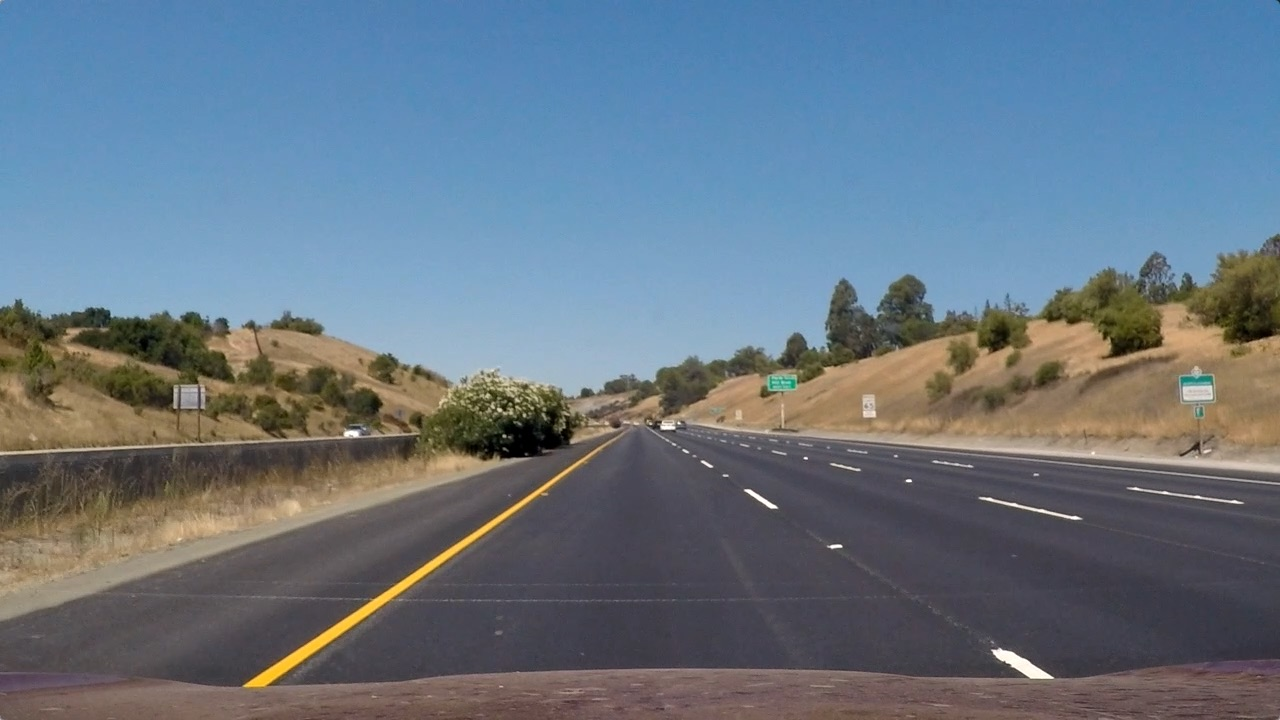
#> input picture test_images/straight_lines1.jpg, 1280 x 720 px; the run also reads 1 picture not shown here
$ python process_image.py   (older library calls are emulated)
#> lines starting #> are read from the running program, lines starting #| are printed output that depends on the picture; after the words box and inside, x2 and y2 are one past the last pixel; in counts of white or black regions, pixels touching at a corner belong together
### camera_calibration.py
import numpy as np
import cv2
import glob
import matplotlib.pyplot as plt
import pickle
import os

# Calibrating camera using images of 9x6 chess boards

# [37 lines left out: function callibrate_camera, not called in this run]

def undistort(img):
    """ Undistorts the image using saved matrix and distortion coefficient """

    if not os.path.isfile("distortion.p"):
        callibrate_camera() # Calibrate camera if we haven't already

    distortion_dict = pickle.load(open("distortion.p", 'rb'))
    img = cv2.undistort(img, distortion_dict['mtx'], distortion_dict['dist'], None, None)
    return img

# [16 lines that do not run on import are left out]

### binary_threshold.py
import cv2
import numpy as np
import matplotlib.pyplot as plt
import matplotlib.image as mpimg
import glob

# [12 lines left out: function dir_threshold, not called in this run]

def abs_sobel_threshold(img, orient='x', sobel_kernel=3, thresh=(0, 255)):
    """Selects pixels whose gradient in one direction is within a certain range"""

    # Calculate directional gradient
    gray = cv2.cvtColor(img, cv2.COLOR_RGB2GRAY)
    if orient == 'x':
        sobel = cv2.Sobel(gray, cv2.CV_64F, 1, 0, ksize=sobel_kernel)
    else:
        sobel = cv2.Sobel(gray, cv2.CV_64F, 0, 1, ksize=sobel_kernel)

    abs_sobel = np.absolute(sobel)
    abs_sobel = np.uint8(255*abs_sobel/np.max(abs_sobel))
    # Apply threshold
    grad_binary = np.zeros_like(sobel)
    grad_binary[(thresh[0] <= abs_sobel) & (abs_sobel <= thresh[1])] = 1
    return grad_binary

def saturation_threshold(img, thresh=(0,255)):
    """Selects pixels whose HLS saturation is within a certain range"""
    hls = cv2.cvtColor(img, cv2.COLOR_RGB2HLS)
    s_chanel = hls[:, :, 2]
    s_binary = np.zeros_like(s_chanel)
    s_binary[(thresh[0] < s_chanel) & (s_chanel <= thresh[1])] = 1
    return s_binary

def red_threshold(img, thresh=(0,255)):
    """Selects pixels whose r value is within a certain range"""
    r_chanel = img[:, :, 0]
    r_binary = np.zeros_like(r_chanel)
    r_binary[(thresh[0] <= r_chanel) & (r_chanel <= thresh[1])] = 1
    return r_binary

def mask_binary(img, points):
    """Selects pixels within the polygon described by 'points'"""
    gray = cv2.cvtColor(img, cv2.COLOR_RGB2GRAY)
    mask = np.ones_like(gray)
    vertices = np.array(points, dtype=np.int32)
    cv2.fillPoly(mask, [vertices], 0)
    return mask

def binary_threshold(img, color = False):

    # Apply each of the thresholding functions
    s_binary = saturation_threshold(img, thresh=(170, 190))
    r_binary = red_threshold(img, thresh=(230, 255))
    xgrad_binary = abs_sobel_threshold(img, orient='x', sobel_kernel=3, thresh=(20, 255))

    # Apply mask
    points = np.array([[370, 720], [910, 720], [640, 500]])
    mask = mask_binary(img, points)

    if color:
        color_binary = np.dstack((r_binary, xgrad_binary, s_binary))
        return color_binary

    combined_binary = np.zeros_like(r_binary)
    combined_binary[((r_binary == 1) | (xgrad_binary == 1) | (s_binary == 1)) & (mask != 0)] = 1

    return combined_binary

# [35 lines that do not run on import are left out]

### perspective_transform.py
# Xavier O'Rourke 29 June 2017

# This script uses image of straight lines on the road to find a perspective
# transform matrix. This matrix can be used to transform images of the road to
# "bird's eye view"

import cv2
import numpy as np
import matplotlib.pyplot as plt
import matplotlib.image as mpimg
import pickle
from camera_calibration import undistort
import os


# [54 lines left out: function get_perspective_transform, not called in this run]


def perspective_transform(img):
    """Transform the image to birds-eye view using the perspective transform matrix"""

    if not os.path.isfile("perspective_transform.p"):
        get_perspective_transform() # Calibrate camera if we haven't already

    M = pickle.load(open("perspective_transform.p", 'rb'))
    img_size = (img.shape[1], img.shape[0])
    warped = cv2.warpPerspective(img, M, img_size, flags=cv2.INTER_LINEAR)
    return warped

# [2 lines that do not run on import are left out]

### hist_poly_fit.py
import cv2
import numpy as np
import matplotlib.image as mpimg
import matplotlib.pyplot as plt
import pickle
from binary_threshold import binary_threshold
from perspective_transform import perspective_transform
from camera_calibration import undistort
import glob

def hist_poly_fit(img):
    """
        Takes in a binary, birds-eye-view image and fits a second-order polynomial
        to the lane lines.
    """

    # Create color image to store the results
    out_img = np.dstack((img, img, img))

    # See which columns in the bottom half the preprocessed image contain the most pixels
    histogram = np.sum(img[img.shape[0]//2:, :], axis=0)

    # Assume left/right lane lines are to the left/right of image center
    midpoint = histogram.shape[0]//2

    # Set the starting position of the lane lines to be the max of the histogram
    leftx_base = np.argmax(histogram[:midpoint])
    rightx_base = np.argmax(histogram[midpoint:]) + midpoint

    nwindows = 9
    window_height = img.shape[0]//nwindows

    nonzero = img.nonzero()

    nonzeroy = np.array(nonzero[0])
    nonzerox = np.array(nonzero[1])

    leftx_current = leftx_base
    rightx_current = rightx_base

    # Width of windows
    margin = 100

    # Minimum number of pixels needed to recenter window
    minpix = 50

    left_lane_inds = []
    right_lane_inds = []

    for window in range(nwindows):
        win_y_low = img.shape[0] - window_height*(window+1)
        win_y_high = img.shape[0] - window_height*(window)
        win_xleft_low = leftx_current - margin
        win_xleft_high = leftx_current + margin
        win_xright_low = rightx_current - margin
        win_xright_high = rightx_current + margin

        # When the main method is calling this function we want to see the windows, but
        # not when this function's being called from elsewhere.
        if __name__ == '__main__':
            cv2.rectangle(img=out_img, pt1=(win_xleft_low, win_y_low), pt2=(win_xleft_high, win_y_high), color=(0, 255, 0), thickness=2)
            cv2.rectangle(img=out_img, pt1=(win_xright_low, win_y_low), pt2=(win_xright_high, win_y_high), color=(0, 255, 0), thickness=2)


        # Identify the nonzero pixels within the window
        good_left_inds = \
            ((nonzeroy >= win_y_low) & (nonzeroy < win_y_high) & (nonzerox >= win_xleft_low) & (nonzerox < win_xleft_high)) \
            .nonzero()[0]

        good_right_inds = \
            ((nonzeroy >= win_y_low) & (nonzeroy < win_y_high) & (nonzerox >= win_xright_low) & (nonzerox < win_xright_high)) \
        .nonzero()[0]


        # Append these indices to the lists
        left_lane_inds.append(good_left_inds)
        right_lane_inds.append(good_right_inds)
        # If you found > minpix pixels, recenter next window on their mean position
        if len(good_left_inds) > minpix:
            leftx_current = np.int(np.mean(nonzerox[good_left_inds]))
        if len(good_right_inds) > minpix:
            rightx_current = np.int(np.mean(nonzerox[good_right_inds]))

    # Concatenate the arrays of indices
    left_lane_inds = np.concatenate(left_lane_inds)
    right_lane_inds = np.concatenate(right_lane_inds)

    # Extract left and right line pixel positions
    leftx = nonzerox[left_lane_inds]
    lefty = nonzeroy[left_lane_inds]
    rightx = nonzerox[right_lane_inds]
    righty = nonzeroy[right_lane_inds]

    # Fit a second order polynomial to each
    left_fit = np.polyfit(lefty, leftx, 2)
    right_fit = np.polyfit(righty, rightx, 2)

    out_img[nonzeroy[left_lane_inds], nonzerox[left_lane_inds]] = [255, 0, 0] # red
    out_img[nonzeroy[right_lane_inds], nonzerox[right_lane_inds]] = [0, 0, 225] # blue

    return left_fit, right_fit, leftx_base, rightx_base, out_img


# [47 lines that do not run on import are left out]

### process_image.py
import numpy as np
import cv2
import matplotlib.pyplot as plt
import matplotlib.image as mpimg
import pickle
from binary_threshold import binary_threshold
from camera_calibration import undistort
from perspective_transform import perspective_transform
from hist_poly_fit import hist_poly_fit
import glob


def draw_lanes(img, left_fit, right_fit, lanes_img):

    M = pickle.load(open("perspective_transform.p", 'rb'))
    Minv = np.linalg.inv(M)

    undistorted = undistort(img)
    thresholded = binary_threshold(undistorted)
    transformed = perspective_transform(thresholded)

    ploty = np.linspace(0, transformed.shape[0] - 1, transformed.shape[0])
    left_fitx = left_fit[0] * ploty ** 2 + left_fit[1] * ploty + left_fit[2]
    right_fitx = right_fit[0] * ploty ** 2 + right_fit[1] * ploty + right_fit[2]

    # Create an image to draw the lines on
    warp_zero = np.zeros_like(transformed).astype(np.uint8)
    color_warp = np.dstack((warp_zero, warp_zero, warp_zero))

    # Recast the x and y points into usable format for cv2.fillPoly()
    pts_left = np.array([np.transpose(np.vstack([left_fitx, ploty]))])
    pts_right = np.array([np.flipud(np.transpose(np.vstack([right_fitx, ploty])))])
    pts = np.hstack((pts_left, pts_right))

    # Draw the lane onto the warped blank image
    cv2.fillPoly(color_warp, np.int_([pts]), (0, 255, 0))


    # Warp the blank back to original image space using inverse perspective matrix (Minv)
    unwarped = cv2.warpPerspective(color_warp, Minv, (transformed.shape[1], transformed.shape[0]))
    # Combine the result with the original image


    result = cv2.addWeighted(undistorted, 1, unwarped, 0.3, 0)

    lanes_img_unwarped = cv2.warpPerspective(lanes_img, Minv, (transformed.shape[1], transformed.shape[0]))
    result = cv2.addWeighted(lanes_img_unwarped, 1, result, 0.8, 0)

    return result


def draw_text(img, left_fit, right_fit, leftx_base, rightx_base):

    # Define conversions in x and y from pixels space to meters
    ym_per_pix = 30 / 720  # meters per pixel in y dimension
    xm_per_pix = 3.7 / 700  # meters per pixel in x dimension

    y_eval = img.shape[0]

    # Calculate the new radii of curvature
    left_curverad = ((1 + (2 * left_fit[0] * y_eval * ym_per_pix + left_fit[1]) ** 2) ** 1.5) / np.absolute(
        2 * left_fit[0])
    right_curverad = ((1 + (2 * right_fit[0] * y_eval * ym_per_pix + right_fit[1]) ** 2) ** 1.5) / np.absolute(
        2 * right_fit[0])

    # Now our radius of curvature is in meters
    average_curve_rad = 0.5*(left_curverad + right_curverad)
    rad_string = "Radius of Curvature = {0:.0f}m".format(average_curve_rad)
    cv2.putText(img, rad_string, org=(50, 80), fontFace=cv2.FONT_HERSHEY_SIMPLEX, fontScale=2, color=(255,255,255), thickness=3)

    # Calculate distance from center:
    distance_right_of_center = xm_per_pix * 0.5*(rightx_base + leftx_base - img.shape[1])
    dist_string = "Veichle is {0:.1f}m right of center".format(distance_right_of_center)
    cv2.putText(img, dist_string, org=(50, 160), fontFace=cv2.FONT_HERSHEY_SIMPLEX, fontScale=2, color=(255, 255, 255), thickness=3)

    return img

def process_image(img):
    undistorted = undistort(img)
    thresholded = binary_threshold(undistorted)
    transformed = perspective_transform(thresholded)
    left_fit, right_fit, leftx_base, rightx_base, out_img = hist_poly_fit(transformed)
    processed_image = draw_lanes(img, left_fit, right_fit, out_img)
    draw_text(processed_image, left_fit, right_fit, leftx_base, rightx_base)
    return processed_image

if __name__ == "__main__":
    # See what is happening to the test images (useful in debugging)
    image_urls = glob.glob('test_images/*.jpg')

    for url in image_urls:
        img = mpimg.imread(url)
#> img is the input picture: shape (720, 1280, 3); mean R, G, B 103.2, 117.7, 131.2
        plt.imshow(process_image(img))
#> (reads distortion.p from the repository)
#> in binary_threshold, `s_binary = saturation_threshold(img, thresh=(170, 190))`:
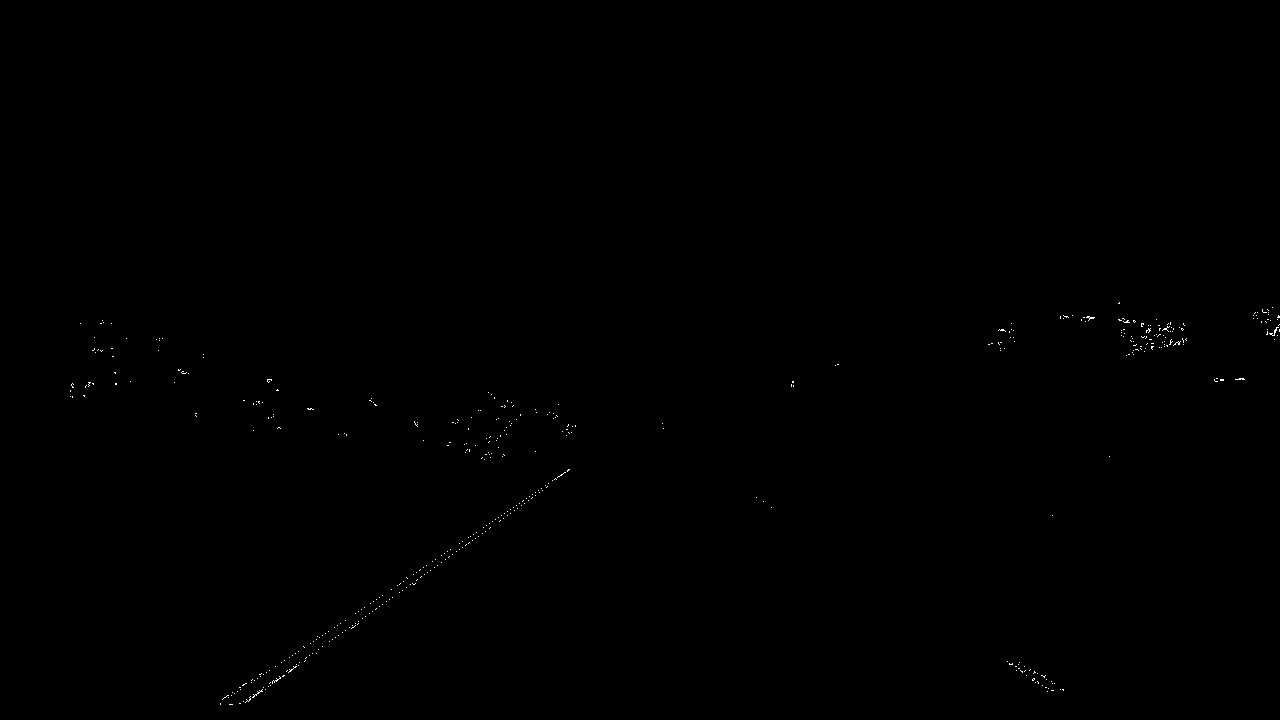
#> s_binary: shape (720, 1280); values 0 (black) and 1 (white), 0.11% white in thin lines or dots, all inside (x1, y1, x2, y2) = (70, 302, 1280, 705)
#> in mask_binary, `cv2.fillPoly(mask, [vertices], 0)`:
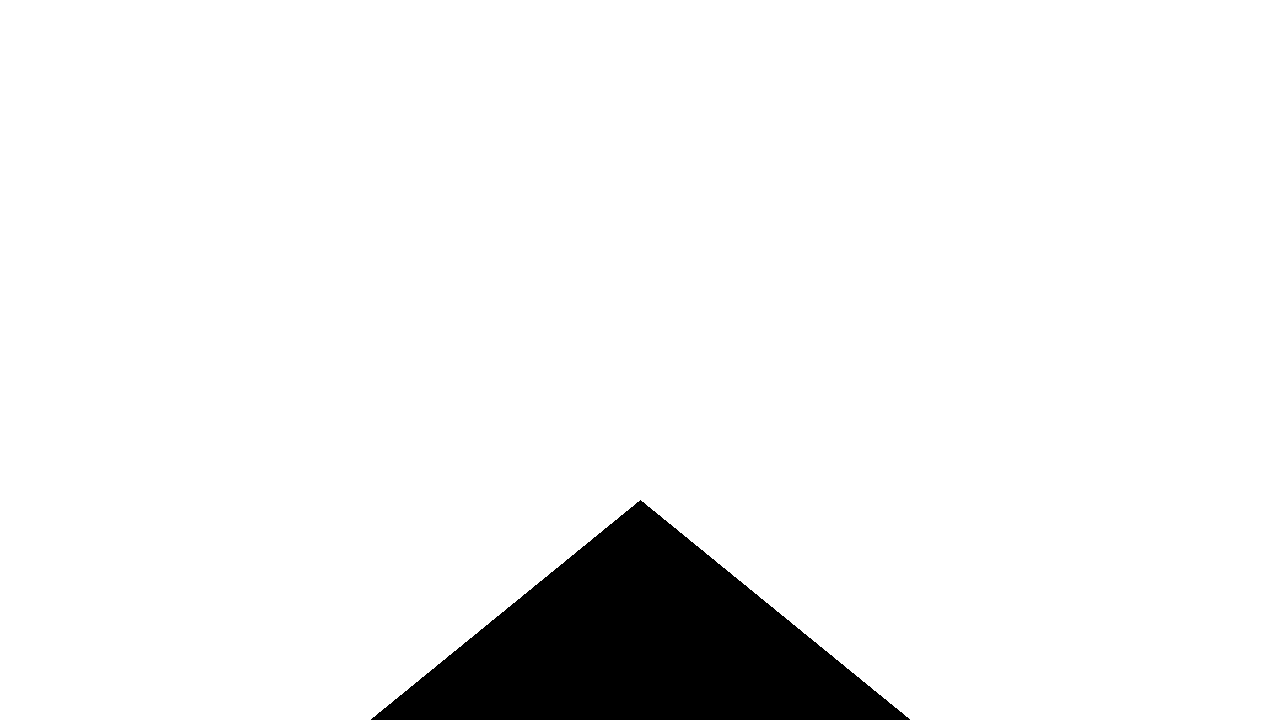
#> mask: shape (720, 1280); values 0 (black) and 1 (white), 93.5% white; 1 black region, box (x1, y1, x2, y2) and area: (371, 500, 910, 720) 59450
#> (reads perspective_transform.p from the repository)
#> in hist_poly_fit, `histogram = np.sum(img[img.shape[0]//2:, :], axis=0)`: histogram = 1280 values, max 357 at index 199, min 0 at index 0, mean 15.62
#> in hist_poly_fit, `leftx_base = np.argmax(histogram[:midpoint])`: leftx_base = 199
#> in hist_poly_fit, `rightx_base = np.argmax(histogram[midpoint:]) + midpoint`: rightx_base = 975
#> in hist_poly_fit, `nonzero = img.nonzero()`: nonzero = 59852 positions, rows 0 to 719, columns 125 to 1267
#> in hist_poly_fit, `leftx_current = leftx_base`: leftx_current = 199
#> in hist_poly_fit, `rightx_current = rightx_base`: rightx_current = 975
#> the loop in hist_poly_fit, `for window in range(nwindows):` made 9 passes
#> (win_xleft_low, win_xleft_high, win_xright_low, win_xright_high, leftx_current, rightx_current) on passes 1 to 8: (99, 299, 875, 1075, 211, 966), (111, 311, 866, 1066, 214, 963), (114, 314, 863, 1063, 215, 963), (115, 315, 863, 1063, 217, 967), (117, 317, 867, 1067, 215, 968), (115, 315, 868, 1068, 215, 963), (115, 315, 863, 1063, 222, 971), (122, 322, 871, 1071, 216, 965)
#> after the loop in hist_poly_fit, `for window in range(nwindows):`: left_lane_inds = 9 items
#> in hist_poly_fit, `right_lane_inds = np.concatenate(right_lane_inds)`: right_lane_inds = 19769 values, max 59761 at index 407, min 93 at index 14398, mean 26176
#> in hist_poly_fit, `rightx = nonzerox[right_lane_inds]`: rightx = 19769 values, max 1004 at index 8922, min 910 at index 18647, mean 962.1
#> in hist_poly_fit, `righty = nonzeroy[right_lane_inds]`: righty = 19769 values, max 712 at index 397, min 0 at index 14398, mean 234.7
#> in hist_poly_fit, `left_fit = np.polyfit(lefty, leftx, 2)`: left_fit = [-1.65e-05, 0.00232, 218.4]
#> in hist_poly_fit, `right_fit = np.polyfit(righty, rightx, 2)`: right_fit = [-0.000103, 0.0802, 952.2]
#> in process_image, `left_fit, right_fit, leftx_base, rightx_base, out_img = hist_poly_fit(..`: left_fit = [-1.65e-05, 0.00232, 218.4]; right_fit = [-0.000103, 0.0802, 952.2]; leftx_base = 199; rightx_base = 975
#> in draw_lanes, `left_fitx = left_fit[0] * ploty ** 2 + left_fit[1] * ploty + left_fit[2]`: left_fitx = 720 values, max 218.4 at index 70, min 211.5 at index 719, mean 216.3
#> in draw_lanes, `right_fitx = right_fit[0] * ploty ** 2 + right_fit[1] * ploty + right_..`: right_fitx = 720 values, max 967.8 at index 390, min 952.2 at index 0, mean 963.3
#> in draw_lanes, `pts_left = np.array([np.transpose(np.vstack([left_fitx, ploty]))])`: pts_left = 720 pairs, first value 211.5 to 218.4, second value 0 to 719
#> in draw_lanes, `pts_right = np.array([np.flipud(np.transpose(np.vstack([right_fitx, pl..`: pts_right = 720 pairs, first value 952.2 to 967.8, second value 0 to 719
#> in draw_lanes, `pts = np.hstack((pts_left, pts_right))`: pts = 1440 pairs, first value 211.5 to 967.8, second value 0 to 719
#> in draw_lanes, `cv2.fillPoly(color_warp, np.int_([pts]), (0, 255, 0))`:
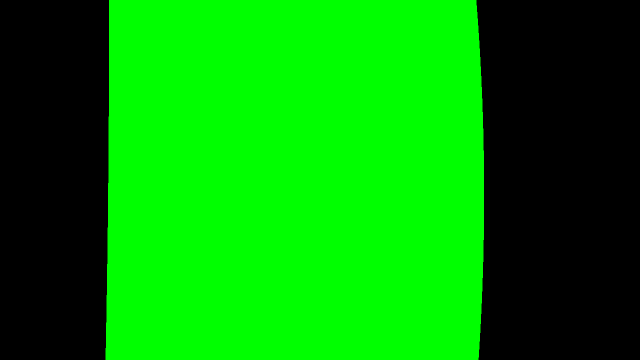
#> color_warp: shape (720, 1280, 3) (shown at 1/2 size); mean of channels 0, 1, 2 0, 149, 0; drawn as B, G, R
#> in draw_text, `left_curverad = ((1 + (2 * left_fit[0] * y_eval * ym_per_pix + left_fi..`: left_curverad = 30351.1
#> in draw_text, `right_curverad = ((1 + (2 * right_fit[0] * y_eval * ym_per_pix + right..`: right_curverad = 4901.8
#> in draw_text, `average_curve_rad = 0.5*(left_curverad + right_curverad)`: average_curve_rad = 17626.5
#> in draw_text, `rad_string = "Radius of Curvature = {0:.0f}m".format(average_curve_rad)`: rad_string = 'Radius of Curvature = 17626m'
#> in draw_text, `distance_right_of_center = xm_per_pix * 0.5*(rightx_base + leftx_base ..`: distance_right_of_center = -0.28
#> in draw_text, `dist_string = "Veichle is {0:.1f}m right of center".format(distance_ri..`: dist_string = 'Veichle is -0.3m right of center'
#> in draw_text, `cv2.putText(img, dist_string, org=(50, 160), fontFace=cv2.FONT_HERSHEY..`:
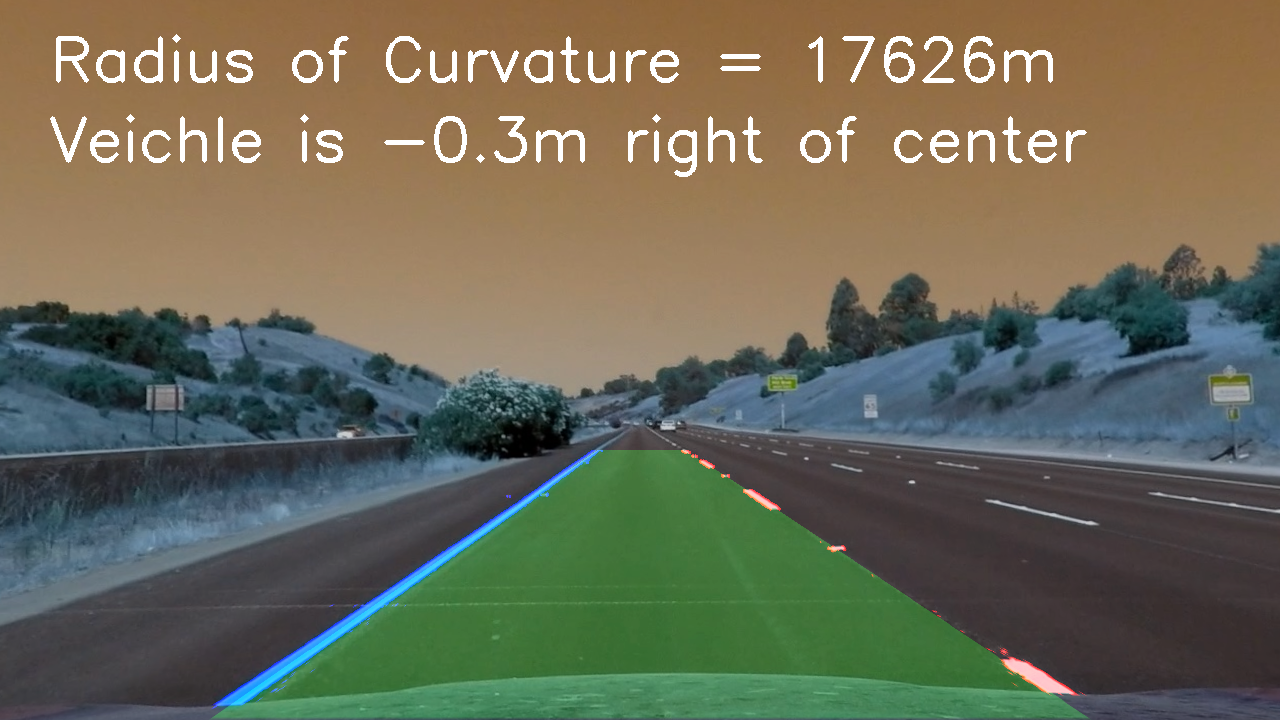
#> img: shape (720, 1280, 3); mean of channels 0, 1, 2 87.3, 106.3, 107.8; drawn as B, G, R
        plt.show()

    img = mpimg.imread("test_images/test5.jpg")
    plt.imshow(process_image(img))
    plt.title("Image with lane lines, radius of curvature and distance from center")
    plt.savefig("output_images/pipeline_example.jpg", bbox_inches='tight')
